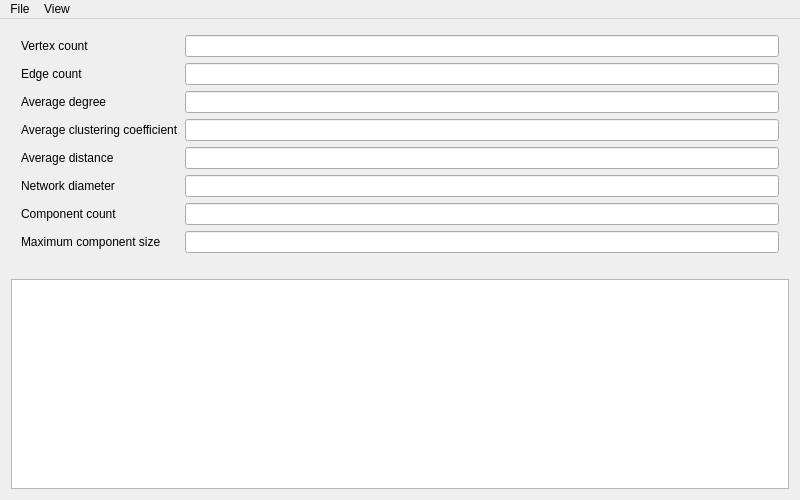
<?xml version="1.0" encoding="UTF-8"?>
<ui version="4.0">
 <class>NetworkWizard</class>
 <widget class="QMainWindow" name="NetworkWizard">
  <property name="enabled">
   <bool>true</bool>
  </property>
  <property name="geometry">
   <rect>
    <x>0</x>
    <y>0</y>
    <width>800</width>
    <height>500</height>
   </rect>
  </property>
  <property name="windowTitle">
   <string>NetworkWizard</string>
  </property>
  <widget class="QWidget" name="centralWidget">
   <layout class="QVBoxLayout" name="verticalLayout">
    <item>
     <layout class="QFormLayout" name="formLayout">
      <property name="leftMargin">
       <number>10</number>
      </property>
      <property name="topMargin">
       <number>5</number>
      </property>
      <property name="rightMargin">
       <number>10</number>
      </property>
      <item row="0" column="0">
       <widget class="QLabel" name="label">
        <property name="text">
         <string>Vertex count</string>
        </property>
       </widget>
      </item>
      <item row="0" column="1">
       <widget class="QLineEdit" name="tbVertexCount">
        <property name="enabled">
         <bool>true</bool>
        </property>
        <property name="sizePolicy">
         <sizepolicy hsizetype="Expanding" vsizetype="Fixed">
          <horstretch>0</horstretch>
          <verstretch>0</verstretch>
         </sizepolicy>
        </property>
        <property name="autoFillBackground">
         <bool>false</bool>
        </property>
        <property name="text">
         <string/>
        </property>
        <property name="frame">
         <bool>true</bool>
        </property>
        <property name="alignment">
         <set>Qt::AlignRight|Qt::AlignTrailing|Qt::AlignVCenter</set>
        </property>
        <property name="readOnly">
         <bool>true</bool>
        </property>
        <property name="clearButtonEnabled">
         <bool>false</bool>
        </property>
       </widget>
      </item>
      <item row="1" column="0">
       <widget class="QLabel" name="label_2">
        <property name="text">
         <string>Edge count</string>
        </property>
       </widget>
      </item>
      <item row="1" column="1">
       <widget class="QLineEdit" name="tbEdgeCount">
        <property name="enabled">
         <bool>true</bool>
        </property>
        <property name="sizePolicy">
         <sizepolicy hsizetype="Expanding" vsizetype="Fixed">
          <horstretch>0</horstretch>
          <verstretch>0</verstretch>
         </sizepolicy>
        </property>
        <property name="autoFillBackground">
         <bool>false</bool>
        </property>
        <property name="frame">
         <bool>true</bool>
        </property>
        <property name="alignment">
         <set>Qt::AlignRight|Qt::AlignTrailing|Qt::AlignVCenter</set>
        </property>
        <property name="readOnly">
         <bool>true</bool>
        </property>
        <property name="clearButtonEnabled">
         <bool>false</bool>
        </property>
       </widget>
      </item>
      <item row="2" column="0">
       <widget class="QLabel" name="label_3">
        <property name="text">
         <string>Average degree</string>
        </property>
       </widget>
      </item>
      <item row="2" column="1">
       <widget class="QLineEdit" name="tbAvgDegree">
        <property name="enabled">
         <bool>true</bool>
        </property>
        <property name="sizePolicy">
         <sizepolicy hsizetype="Expanding" vsizetype="Fixed">
          <horstretch>0</horstretch>
          <verstretch>0</verstretch>
         </sizepolicy>
        </property>
        <property name="autoFillBackground">
         <bool>false</bool>
        </property>
        <property name="frame">
         <bool>true</bool>
        </property>
        <property name="alignment">
         <set>Qt::AlignRight|Qt::AlignTrailing|Qt::AlignVCenter</set>
        </property>
        <property name="readOnly">
         <bool>true</bool>
        </property>
        <property name="clearButtonEnabled">
         <bool>false</bool>
        </property>
       </widget>
      </item>
      <item row="3" column="0">
       <widget class="QLabel" name="label_4">
        <property name="text">
         <string>Average clustering coefficient</string>
        </property>
       </widget>
      </item>
      <item row="3" column="1">
       <widget class="QLineEdit" name="tbAvgClustCoeff">
        <property name="enabled">
         <bool>true</bool>
        </property>
        <property name="sizePolicy">
         <sizepolicy hsizetype="Expanding" vsizetype="Fixed">
          <horstretch>0</horstretch>
          <verstretch>0</verstretch>
         </sizepolicy>
        </property>
        <property name="autoFillBackground">
         <bool>false</bool>
        </property>
        <property name="frame">
         <bool>true</bool>
        </property>
        <property name="alignment">
         <set>Qt::AlignRight|Qt::AlignTrailing|Qt::AlignVCenter</set>
        </property>
        <property name="readOnly">
         <bool>true</bool>
        </property>
        <property name="clearButtonEnabled">
         <bool>false</bool>
        </property>
       </widget>
      </item>
      <item row="4" column="0">
       <widget class="QLabel" name="label_5">
        <property name="text">
         <string>Average distance</string>
        </property>
       </widget>
      </item>
      <item row="4" column="1">
       <widget class="QLineEdit" name="tbAvgDist">
        <property name="enabled">
         <bool>true</bool>
        </property>
        <property name="sizePolicy">
         <sizepolicy hsizetype="Expanding" vsizetype="Fixed">
          <horstretch>0</horstretch>
          <verstretch>0</verstretch>
         </sizepolicy>
        </property>
        <property name="autoFillBackground">
         <bool>false</bool>
        </property>
        <property name="frame">
         <bool>true</bool>
        </property>
        <property name="alignment">
         <set>Qt::AlignRight|Qt::AlignTrailing|Qt::AlignVCenter</set>
        </property>
        <property name="readOnly">
         <bool>true</bool>
        </property>
        <property name="clearButtonEnabled">
         <bool>false</bool>
        </property>
       </widget>
      </item>
      <item row="5" column="0">
       <widget class="QLabel" name="label_6">
        <property name="text">
         <string>Network diameter</string>
        </property>
       </widget>
      </item>
      <item row="5" column="1">
       <widget class="QLineEdit" name="tbDiameter">
        <property name="enabled">
         <bool>true</bool>
        </property>
        <property name="sizePolicy">
         <sizepolicy hsizetype="Expanding" vsizetype="Fixed">
          <horstretch>0</horstretch>
          <verstretch>0</verstretch>
         </sizepolicy>
        </property>
        <property name="autoFillBackground">
         <bool>false</bool>
        </property>
        <property name="frame">
         <bool>true</bool>
        </property>
        <property name="alignment">
         <set>Qt::AlignRight|Qt::AlignTrailing|Qt::AlignVCenter</set>
        </property>
        <property name="readOnly">
         <bool>true</bool>
        </property>
        <property name="clearButtonEnabled">
         <bool>false</bool>
        </property>
       </widget>
      </item>
      <item row="6" column="0">
       <widget class="QLabel" name="label_7">
        <property name="text">
         <string>Component count</string>
        </property>
       </widget>
      </item>
      <item row="6" column="1">
       <widget class="QLineEdit" name="tbComponentCount">
        <property name="enabled">
         <bool>true</bool>
        </property>
        <property name="sizePolicy">
         <sizepolicy hsizetype="Expanding" vsizetype="Fixed">
          <horstretch>0</horstretch>
          <verstretch>0</verstretch>
         </sizepolicy>
        </property>
        <property name="autoFillBackground">
         <bool>false</bool>
        </property>
        <property name="frame">
         <bool>true</bool>
        </property>
        <property name="alignment">
         <set>Qt::AlignRight|Qt::AlignTrailing|Qt::AlignVCenter</set>
        </property>
        <property name="readOnly">
         <bool>true</bool>
        </property>
        <property name="clearButtonEnabled">
         <bool>false</bool>
        </property>
       </widget>
      </item>
      <item row="7" column="0">
       <widget class="QLabel" name="label_8">
        <property name="text">
         <string>Maximum component size</string>
        </property>
       </widget>
      </item>
      <item row="7" column="1">
       <widget class="QLineEdit" name="tbMaxComponentSize">
        <property name="enabled">
         <bool>true</bool>
        </property>
        <property name="sizePolicy">
         <sizepolicy hsizetype="Expanding" vsizetype="Fixed">
          <horstretch>0</horstretch>
          <verstretch>0</verstretch>
         </sizepolicy>
        </property>
        <property name="autoFillBackground">
         <bool>false</bool>
        </property>
        <property name="frame">
         <bool>true</bool>
        </property>
        <property name="alignment">
         <set>Qt::AlignRight|Qt::AlignTrailing|Qt::AlignVCenter</set>
        </property>
        <property name="readOnly">
         <bool>true</bool>
        </property>
        <property name="clearButtonEnabled">
         <bool>false</bool>
        </property>
       </widget>
      </item>
     </layout>
    </item>
    <item>
     <widget class="QLabel" name="loader">
      <property name="enabled">
       <bool>false</bool>
      </property>
      <property name="text">
       <string/>
      </property>
      <property name="scaledContents">
       <bool>false</bool>
      </property>
      <property name="alignment">
       <set>Qt::AlignCenter</set>
      </property>
     </widget>
    </item>
    <item>
     <widget class="QPlainTextEdit" name="logText">
      <property name="font">
       <font>
        <pointsize>9</pointsize>
        <italic>false</italic>
        <strikeout>false</strikeout>
       </font>
      </property>
     </widget>
    </item>
   </layout>
  </widget>
  <widget class="QMenuBar" name="menuBar">
   <property name="geometry">
    <rect>
     <x>0</x>
     <y>0</y>
     <width>800</width>
     <height>22</height>
    </rect>
   </property>
   <widget class="QMenu" name="menuFile">
    <property name="title">
     <string>File</string>
    </property>
    <addaction name="miImportFromEdgePairs"/>
    <addaction name="miImportFromVector"/>
    <addaction name="miGenerate"/>
    <addaction name="miClear"/>
    <addaction name="miExport"/>
   </widget>
   <widget class="QMenu" name="menuView">
    <property name="title">
     <string>View</string>
    </property>
    <addaction name="miViewVertexInfo"/>
   </widget>
   <addaction name="menuFile"/>
   <addaction name="menuView"/>
  </widget>
  <action name="miImportFromEdgePairs">
   <property name="checkable">
    <bool>false</bool>
   </property>
   <property name="text">
    <string>Import network from edge pairs</string>
   </property>
  </action>
  <action name="miImportFromVector">
   <property name="text">
    <string>Import network from vector dataset</string>
   </property>
  </action>
  <action name="miClear">
   <property name="text">
    <string>Clear network</string>
   </property>
  </action>
  <action name="miExport">
   <property name="enabled">
    <bool>false</bool>
   </property>
   <property name="text">
    <string>Save network</string>
   </property>
  </action>
  <action name="miViewVertexInfo">
   <property name="enabled">
    <bool>false</bool>
   </property>
   <property name="text">
    <string>Vertex info</string>
   </property>
  </action>
  <action name="miGenerate">
   <property name="text">
    <string>Generate network</string>
   </property>
  </action>
 </widget>
 <layoutdefault spacing="6" margin="11"/>
 <resources/>
 <connections/>
</ui>
